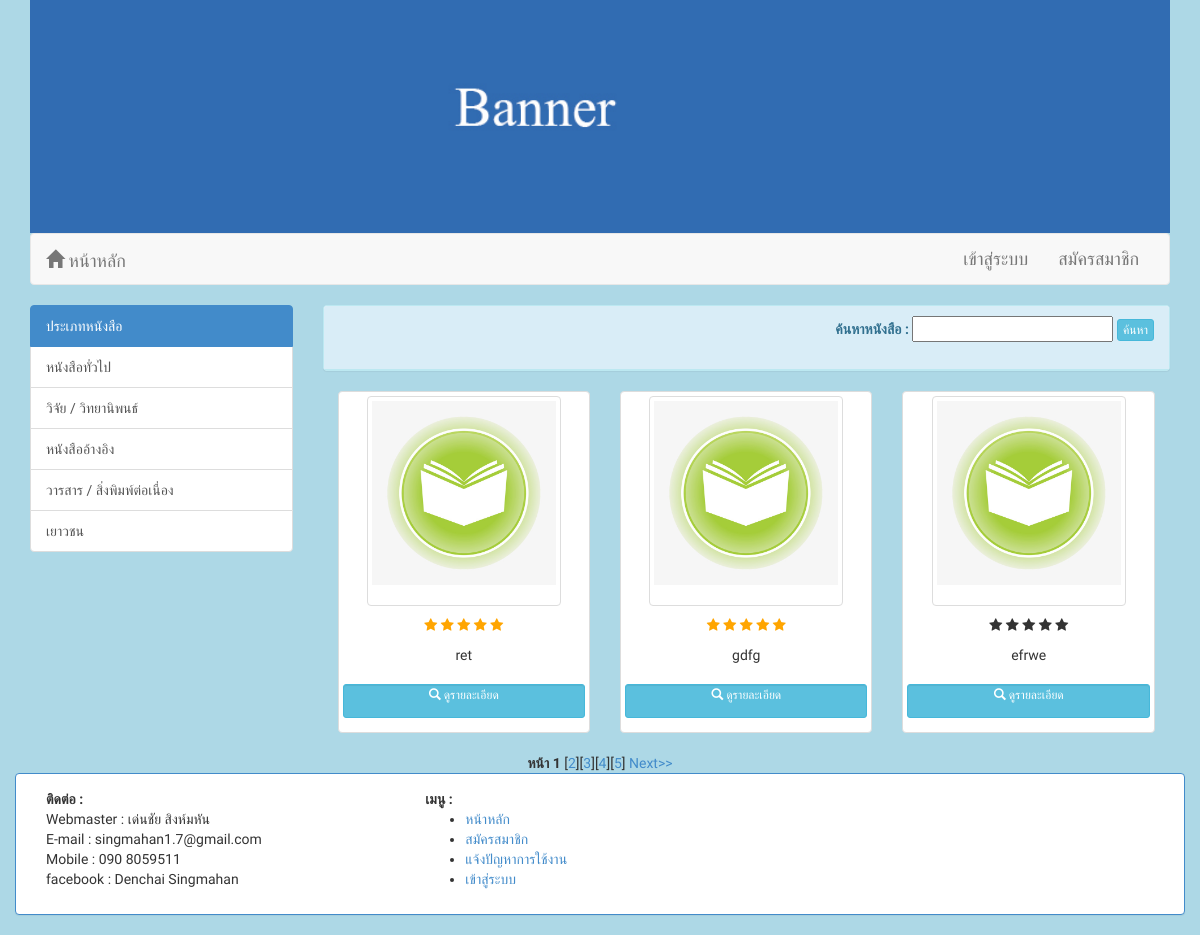
The page / on the database its author committed.
### tables this page shows
CREATE TABLE `tbl_book_type` (
  `type_id` int(11) NOT NULL,
  `type_name` varchar(50) NOT NULL,
  `datetime` date NOT NULL
);

CREATE TABLE `tbl_book` (
  `id` int(11) NOT NULL,
  `type_id` int(11) NOT NULL COMMENT 'ประเภทหนังสือ',
  `b_name` varchar(50) NOT NULL COMMENT 'ชื่อหนังสือ',
  `b_dcall` varchar(50) NOT NULL COMMENT 'รหัสหนังสือ',
  `b_author` varchar(50) NOT NULL COMMENT 'ชื่อผู้แต่ง',
  `b_print` varchar(50) NOT NULL COMMENT 'ครั้งที่พิมพ์',
  `b_imprint` varchar(100) NOT NULL COMMENT 'พิมพลักษณ์',
  `b_physical` varchar(100) NOT NULL COMMENT 'ลักษณะทางกายภาพ',
  `b_heading` varchar(100) NOT NULL COMMENT 'หัวเรื่อง',
  `b_isbn` varchar(50) NOT NULL COMMENT 'ISBN',
  `b_briefly` text NOT NULL COMMENT 'เนื้อหาสังเขป',
  `b_img1` varchar(50) NOT NULL COMMENT 'รูปภาพที่ 1 ',
  `b_img2` varchar(50) NOT NULL COMMENT 'รูปภาพที่ 2',
  `b_img3` varchar(50) NOT NULL COMMENT 'รูปภาพที่ 3 ',
  `date` date NOT NULL COMMENT 'วันที่เพิ่ม',
  `p_view` int(30) NOT NULL COMMENT 'การดู',
  `rating` int(11) NOT NULL DEFAULT '0',
  `rating_count` int(11) NOT NULL,
  `comment_count` int(11) NOT NULL
);

### index.php (the view, shortened to what this page needs)
<!DOCTYPE html>
<html lang="en">
  <head>
    <link href="css/bootstrap.min.css" rel="stylesheet">
  </head>
  <body>
    <div class="container">
      <div class="row">
          <?php include('banner.php');?>
      </div>
    </div>
    <div class="container">
      <div class="row">
        <div class="col-md-12">
          <?php include('navbar.php');?>
        </div>
      </div>
    </div>
    <div class="container">
        <div class="row">
          <div class="col-md-3">
            <div class="list-group">
              <p class="list-group-item active">
                ประเภทหนังสือ
              </p>
              <?php
                $sqltype = "SELECT * FROM `tbl_book_type`";
                $restype = mysqli_query($dbcon, $sqltype);
                while ($res = mysqli_fetch_array($restype)) {
                  echo "<a href='index.php?type=".$res['type_id']."' class='list-group-item'>".$res['type_name']."</a>";
                }
                ?>
            </div>
          </div>
          <div class="col-md-9">
              <?php include('show_index.php');?>
          </div>
        </div>
    <div class="container">
        <div class="row">
            <?php include('footer.php');?>
        </div>
    </div>
  </body>
</html>

### banner.php
<div class="col-md-12">
        	<img src="img/b.jpg" class="img img-responsive" width="100%">
</div>

### navbar.php (shortened to what this page needs)
<?php
    include('session.php');
 ?>
<!DOCTYPE html>
<html lang="en">
  <head>
    <link href="css/bootstrap.min.css" rel="stylesheet">
  </head>
  <body>
    <nav class="navbar navbar-default">
      <div class="container-fluid">
        <div class="navbar-header">
          <a class="navbar-brand" href="index.php"><span class="glyphicon glyphicon-home"></span> หน้าหลัก</a>
        </div>
        <div class="collapse navbar-collapse" id="bs-example-navbar-collapse-1">
          <ul class="nav navbar-nav navbar-right">
            <?php if(isset($_SESSION['id'])){ ?>
            <li>
              <p>
                <b>ยินดีต้อนรับคุณ : <?php echo $s_name; ?></b><br>
                <a href="data_member.php">ดูข้อมูลส่วนตัว</a>
                <a href="logout.php" class="btn btn-danger btn-xs" onclick="return confirm('ต้องการออกจากระบบ จริงหรือ ?');">ออกจากระบบ</a>
              </p>
            </li>
          <?php }else { ?>
            <li>
                <a href="login.php" >เข้าสู่ระบบ</a>
            </li>
            <li>
                <a href="register.php" >สมัครสมาชิก</a>
            </li>
            <?php } ?>
          </ul>
        </div>
      </div>
    </nav>
  </body>
</html>

### show_index.php (shortened to what this page needs)
<?php
    include('connectdb.php');
    $sql = "SELECT * FROM tbl_book";
          $result = mysqli_query($dbcon, $sql);
          $Num_Rows = mysqli_num_rows($result);
            $Per_Page = 3;
             if(!isset($_GET["Page"]))
             {
               $Page=1;
             }
             $Next_Page = $Page+1;
             $Page_Start = (($Per_Page*$Page)-$Per_Page);
             if($Num_Rows<=$Per_Page)
             {
               $Num_Pages =1;
             }
             else if(($Num_Rows % $Per_Page)==0)
             {
               $Num_Pages =($Num_Rows/$Per_Page) ;
             }
             else
             {
               $Num_Pages =($Num_Rows/$Per_Page)+1;
               $Num_Pages = (int)$Num_Pages;
             }
             $sql.=" order  by id desc LIMIT $Page_Start , $Per_Page";
             echo"<table>";
             $intRows = 0;
              $result = mysqli_query($dbcon, $sql);
           ?>
           <link rel="stylesheet" href="https://cdnjs.cloudflare.com/ajax/libs/font-awesome/4.7.0/css/font-awesome.min.css">
             <div class="panel panel-info">
               <div class="panel-heading">
                 <div class="form-group text-right">
                   <form class="" action="index.php" method="post">
                     <label>ค้นหาหนังสือ :</label>
                     <input type="text" name="pro_search" value="" autocomplete="off">
                     <input type="submit" name="submit" class="btn btn-info btn-xs" value="ค้นหา">
                   </form>
                 </div>
               </div>
             </div>
              <div>
                   <?php
                   if ($result->num_rows > 0) {
                   while($row = mysqli_fetch_array($result, MYSQLI_ASSOC)) {
                     $intRows++;
                    ?>
                   <tr>
                     <div class="col-sm-4" align="center">
                     <div align="center">
                       <div class="thumbnail">
                         <a href="detail_book.php?id=<?php echo $row['id']; ?>">
                           <img src="image/01/<?php echo $row['b_img1']; ?>" width="80%" style="padding-bottom:20px" class="img-thumbnail"/>
                         </a>
                         <div class="caption">
                           <p>
                           <?php
                             for($i = 1;$i<=$row['rating'];$i++){ ?>
                           <span class="fa fa-star checked"></span>
                           <?php }
                             $dropRating = 5-$row['rating'];
                             for($i = 1;$i<=$dropRating;$i++){ ?>
                           <span class="fa fa-star"></span>
                           <?php } ?>
                           <br>
                         </p>
                             <p><?php echo $row['b_name']; ?></p>
                         </div>
                         <p>
                           <a href="detail_book.php?id=<?php echo $row['id']; ?>&<?php echo $row['b_name']; ?>" id="detail" class=" form-control btn btn-info btn-xs"><span class="glyphicon glyphicon-search"></span> ดูรายละเอียด</a>
                         </p>
                         </div>
                       </div>
                   </div>
                 <?php }
                 if(($intRows)%3==0)
                  {
                    echo"</tr>";
                  }
                  echo"</tr></table>";
                     }else {
                       echo "
                       <div align='center'>
                        <h2>  ไม่มีข้อมูล </h2>
                       </div>
                       </div>";
                     }
              echo "</div>";
                     echo "<br>";
                     echo "<br>";
                     echo "<br>";
                     echo "<div align='center'>";
          for($i=1; $i<=$Num_Pages; $i++){
            if($i != $Page)
            {
              echo "[<a href='$_SERVER[SCRIPT_NAME]?Page=$i' >$i</a>]";
            }
            else
            {
              echo "<b> หน้า $i </b>";
            }
          }
          if($Page!=$Num_Pages)
          {
            echo " <a href ='$_SERVER[SCRIPT_NAME]?Page=$Next_Page' title='ถัดไป'>Next>></a> ";
          }
          echo "</div>";
          ?>

### footer.php (shortened to what this page needs)
<div class="panel panel-primary">
  <div class="panel-body">
    <div class="col-md-4">
      <strong>ติดต่อ :</strong><br />
      Webmaster : เด่นชัย สิงห์มหัน  <br />
      E-mail : singmahan1.7@gmail.com <br />
      Mobile : 090 8059511 <br />
      facebook : Denchai Singmahan <br />
    </div>
    <div class="col-md-4">
      <strong>เมนู :</strong><br />
      <ul>
        <li> <a href="index.php">หน้าหลัก</a></li>
          <li> <a href="register.php">สมัครสมาชิก</a></li>
          <li> <a href="problem.php">แจ้งปัญหาการใช้งาน</a></li>
          <li> <a href="login.php">เข้าสู่ระบบ</a></li>
      </ul>
    </div>
  </div>
</div>

### index.php (style rules this page uses)
.container { font-family: 'Prompt', sans-serif; }

### navbar.php (style rules this page uses)
.navbar { font-family: 'Prompt', sans-serif; font-size: 18px; }

### show_index.php (style rules this page uses)
.checked { color: orange; }
body { background-color: lightblue; }

### footer.php (style rules this page uses)
.panel { font-family: 'Prompt', sans-serif; }

### rows shown on the page
tbl_book_type: type_name "หนังสือทั่วไป"
tbl_book_type: type_name "วิจัย / วิทยานิพนธ์"
tbl_book_type: type_name "หนังสืออ้างอิง"
tbl_book_type: type_name "วารสาร / สิ่งพิมพ์ต่อเนื่อง"
tbl_book_type: type_name "เยาวชน"
tbl_book: b_img1 (picture), rating 5 (drawn), b_name "ret"
tbl_book: b_img1 (picture), rating 5 (drawn), b_name "gdfg"
tbl_book: b_img1 (picture), rating 0 (drawn), b_name "efrwe"
